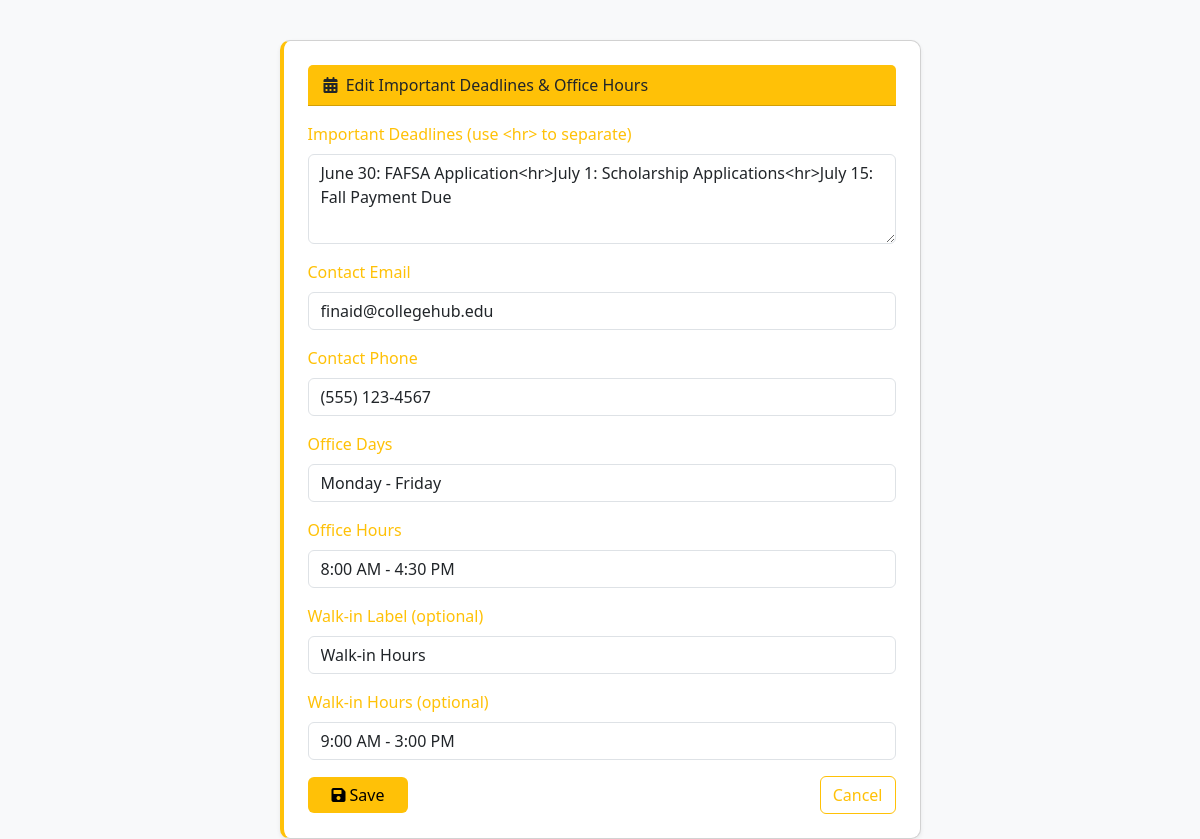
/create_financial_deadlines_officehours.php (signed in), run on the app's committed database.
### tables this page shows
CREATE TABLE `financial_office_info` (
  `id` int(11) NOT NULL,
  `deadlines` text NOT NULL,
  `contact_email` varchar(100) NOT NULL,
  `contact_phone` varchar(50) NOT NULL,
  `office_days` varchar(100) NOT NULL,
  `office_hours` varchar(100) NOT NULL,
  `walkin_label` varchar(100) DEFAULT NULL,
  `walkin_hours` varchar(100) DEFAULT NULL
);

### create_financial_deadlines_officehours.php (the view, shortened to what this page needs)
<?php
require_once 'config.php';
$stmt = $pdo->prepare("SELECT * FROM financial_office_info WHERE id=1");
$stmt->execute();
$current = $stmt->fetch(PDO::FETCH_ASSOC);
?>
<!DOCTYPE html>
<html lang="en">
<head>
    <link rel="stylesheet" href="https://cdn.jsdelivr.net/npm/bootstrap@5.3.0/dist/css/bootstrap.min.css">
    <link href="https://cdnjs.cloudflare.com/ajax/libs/font-awesome/6.0.0/css/all.min.css" rel="stylesheet">
</head>
<body>
<div class="container">
    <div class="row justify-content-center">
        <div class="col-lg-7 col-md-9">
            <form method="post" class="card p-4 shadow-sm">
                <div class="card-header mb-3">
                    <i class="fas fa-calendar-alt me-1"></i> Edit Important Deadlines & Office Hours
                </div>
                <div class="mb-3">
                    <label class="form-label" for="deadlines">Important Deadlines (use &lt;hr&gt; to separate)</label>
                    <textarea class="form-control" id="deadlines" name="deadlines" required><?= htmlspecialchars($current['deadlines'] ?? "June 30: FAFSA Application<hr>July 1: Scholarship Applications<hr>July 15: Fall Payment Due") ?></textarea>
                </div>
                <div class="mb-3">
                    <label class="form-label" for="contact_email">Contact Email</label>
                    <input type="email" class="form-control" id="contact_email" name="contact_email"
                        value="<?= htmlspecialchars($current['contact_email'] ?? 'finaid@collegehub.edu') ?>" required>
                </div>
                <div class="mb-3">
                    <label class="form-label" for="contact_phone">Contact Phone</label>
                    <input type="text" class="form-control" id="contact_phone" name="contact_phone"
                        value="<?= htmlspecialchars($current['contact_phone'] ?? '(555) 123-4567') ?>" required>
                </div>
                <div class="mb-3">
                    <label class="form-label" for="office_days">Office Days</label>
                    <input type="text" class="form-control" id="office_days" name="office_days"
                        value="<?= htmlspecialchars($current['office_days'] ?? 'Monday - Friday') ?>" required>
                </div>
                <div class="mb-3">
                    <label class="form-label" for="office_hours">Office Hours</label>
                    <input type="text" class="form-control" id="office_hours" name="office_hours"
                        value="<?= htmlspecialchars($current['office_hours'] ?? '8:00 AM - 4:30 PM') ?>" required>
                </div>
                <div class="mb-3">
                    <label class="form-label" for="walkin_label">Walk-in Label (optional)</label>
                    <input type="text" class="form-control" id="walkin_label" name="walkin_label"
                        value="<?= htmlspecialchars($current['walkin_label'] ?? 'Walk-in Hours') ?>">
                </div>
                <div class="mb-3">
                    <label class="form-label" for="walkin_hours">Walk-in Hours (optional)</label>
                    <input type="text" class="form-control" id="walkin_hours" name="walkin_hours"
                        value="<?= htmlspecialchars($current['walkin_hours'] ?? '9:00 AM - 3:00 PM') ?>">
                </div>
                <div class="d-flex justify-content-between align-items-center">
                    <button type="submit" class="btn btn-warning px-4">
                        <i class="fas fa-save me-1"></i>Save
                    </button>
                    <a href="financial_aid.php" class="btn btn-outline-warning">Cancel</a>
                </div>
            </form>
        </div>
    </div>
</div>
</body>
</html>

### create_financial_deadlines_officehours.php (style rules this page uses)
body { background: #f8f9fa; }
.card { border-left: 4px solid #ffc107; border-radius: 10px; box-shadow: 0 2px 7px rgba(255,193,7,0.10); margin-top: 40px; }
.card-header { background: #ffc107; color: #212529; font-weight: 500; }
.btn-warning { background: #ffc107; border: none; }
.form-label { color: #ffc107; font-weight: 500; }
textarea.form-control { min-height: 90px; }

### data on the page
financial_office_info: deadlines "June 30: FAFSA Application<hr>July 1: Scholarship Applications<hr>July 15: Fall Payment Due", contact_email "finaid@collegehub.edu", contact_phone "(555) 123-4567", office_days "Monday - Friday", office_hours "8:00 AM - 4:30 PM", walkin_label "Walk-in Hours", walkin_hours "9:00 AM - 3:00 PM"
